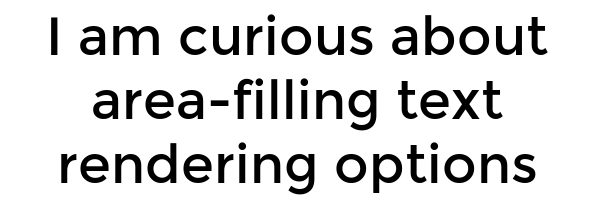
#> input picture Deepblue version/Bhumit/Form_Content_extraction_tesseract/vrkIj.png, 600 x 200 px
$ python test.py   (older library calls are emulated)
#> lines starting #> are read from the running program, lines starting #| are printed output that depends on the picture; after the words box and inside, x2 and y2 are one past the last pixel; in counts of white or black regions, pixels touching at a corner belong together
import cv2
import numpy as np
import pytesseract as pt


# [68 lines left out: functions x_cord_contours, makeSquare, resize_to_pixel, not called in this run]


# Read blank form
form = cv2.imread('vrkIj.png', cv2.IMREAD_GRAYSCALE)
#> form is the input picture: shape (200, 600); min 0, max 255, mean 218.3
form = np.array(form)
#form = cv2.GaussianBlur(form, (5,5), 0)
form = cv2.threshold(
    form, 127, 255, cv2.THRESH_BINARY_INV + cv2.THRESH_OTSU)[1]
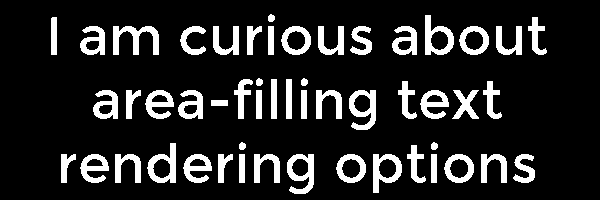
#> form: shape (200, 600); 14.5% white; 52 white regions, largest, box (x1, y1, x2, y2) and area: (113, 26, 159, 55) 647, (349, 90, 376, 130) 590, (287, 154, 314, 194) 590
cv2.imshow('Form', form)
cv2.waitKey(0)
# [32 lines of commented-out code are left out]
#> (the run stopped early here; a loop or call above may not have finished)

$ run again, with Deepblue version/Bhumit/Form_Content_extraction_tesseract/simpleformfill.jpg saved as Deepblue version/Bhumit/Form_Content_extraction_tesseract/vrkIj.png
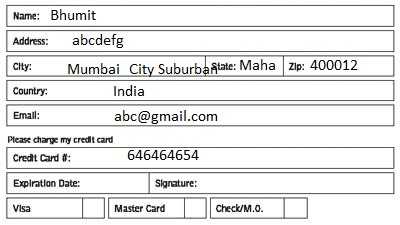
#> input picture Deepblue version/Bhumit/Form_Content_extraction_tesseract/simpleformfill.jpg, 400 x 225 px
#> `form = cv2.threshold( form, 127, 255, cv2.THRESH_BINARY_INV + cv2.THRE..`:
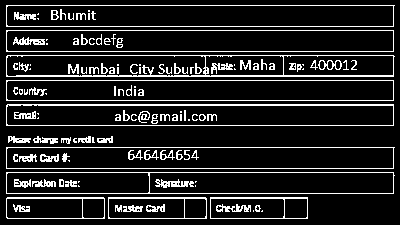
#> form: shape (225, 400); 13.4% white in thin lines or dots

$ run again, with Deepblue version/Bhumit/Form_Content_extraction_tesseract/simpleform.jpg saved as Deepblue version/Bhumit/Form_Content_extraction_tesseract/vrkIj.png
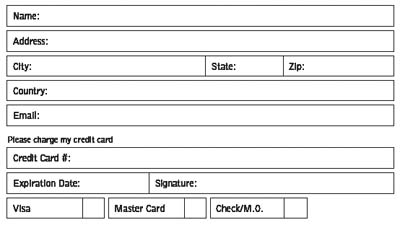
#> input picture Deepblue version/Bhumit/Form_Content_extraction_tesseract/simpleform.jpg, 400 x 225 px
#> form is the input picture: shape (225, 400); min 0, max 255, mean 236.2
#> `form = cv2.threshold( form, 127, 255, cv2.THRESH_BINARY_INV + cv2.THRE..`:
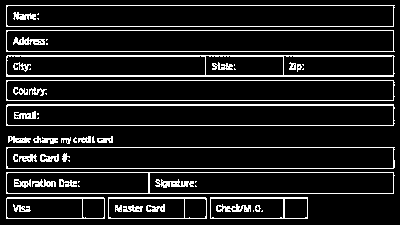
#> form: shape (225, 400); 11.7% white in thin lines or dots
